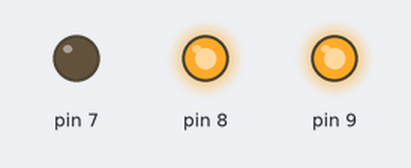
Bench run of a sketch on a simulated Arduino Uno, built with avr-gcc and run on an emulated ATmega328P. Parts: output pins drawn as LEDs (lit = HIGH).

Above: at 0.05 s.
At 3.0 s:
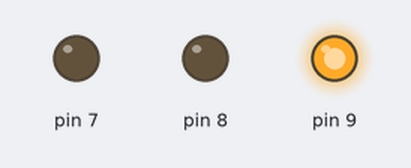
At 5.95 s:
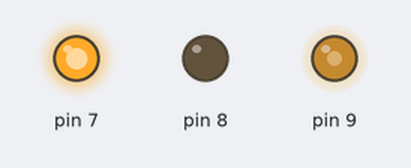
Timing chart, 0 to 7.8 s (numbered marks = the images above):
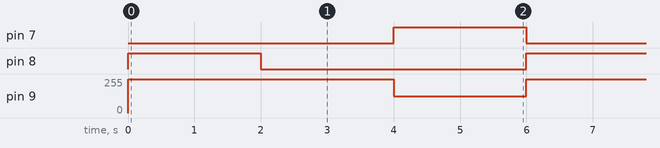

Measured:
- by itself, pin 7, pin 8: alternates HIGH for 2.0 s and LOW for 4.0 s
- by itself, pin 9: alternates 255/255 for 4.0 s and 127/255 for 2.0 s

The sketch:

H-Bruecke.ino
```cpp
void setup()
{
  pinMode(7, OUTPUT);
  pinMode(8, OUTPUT);
  pinMode(9, OUTPUT);
}

void loop()
{
  digitalWrite(7, LOW);
  digitalWrite(8, HIGH);  // Motor 1 dreht jetzt in eine bestimmte Richtung.
  analogWrite(9, 255);    // Motor 1 hat maximale Leistung.
  delay(2000);            // Fahre 2s lang.
  digitalWrite(7, LOW);
  digitalWrite(8, LOW);   // Motor 1 ist aus. Statt diesen beiden Zeilen wÃ¤re auch "analog(9,0);" mÃ¶glich.
  delay(2000);            // Sei 2s aus.
  digitalWrite(7, HIGH);
  digitalWrite(8, LOW);   // Motor 1 dreht jetzt in die andere Richtung.
  analogWrite(9, 127);    // Motor 1 hat halbe Leistung.
  delay(2000);            // Fahre 2s lang langsam in die andere Richtung.
}
```
